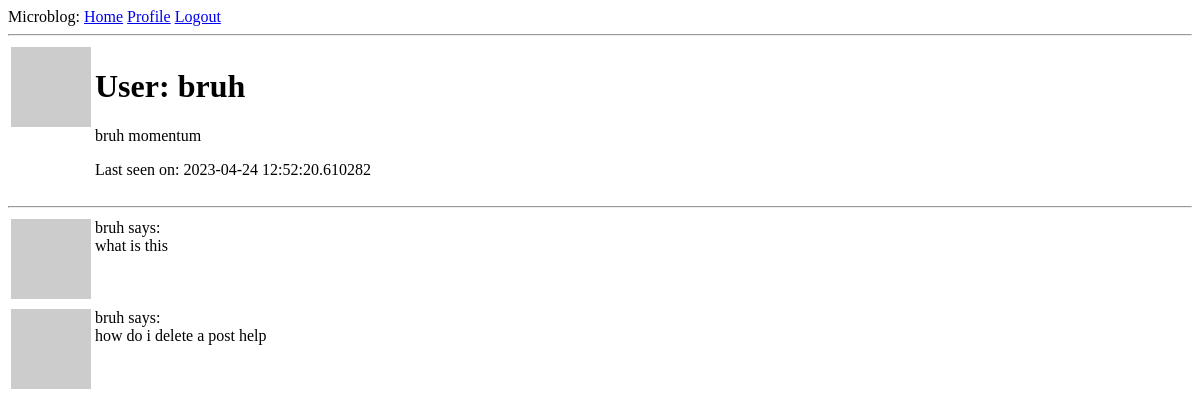
Before: /user/bruh (signed in) with the older database file.
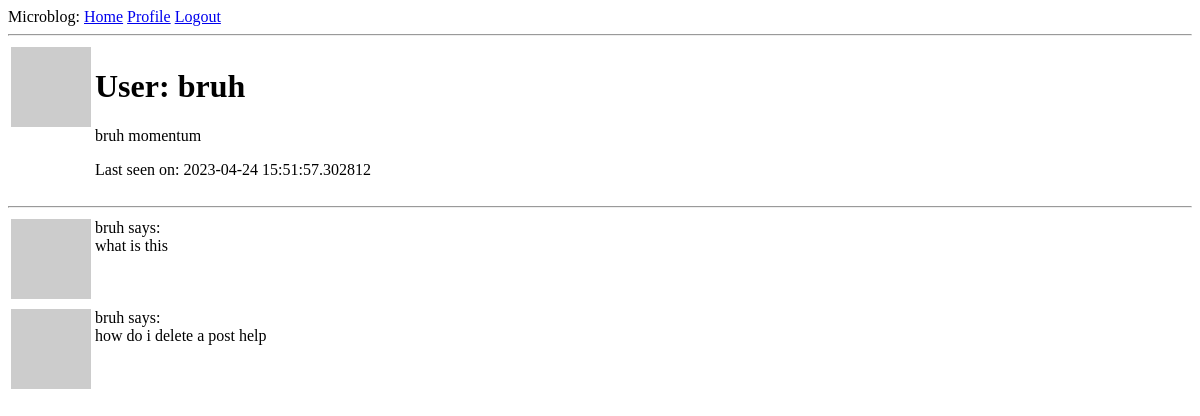
After: the same page with the newer database file.
### app/models.py (models this page shows, shortened)
class User(UserMixin, db.Model):
    id = db.Column(db.Integer, primary_key=True)
    username = db.Column(db.String(64), index=True, unique=True)
    email = db.Column(db.String(128), index=True, unique=True)
    password_hash = db.Column(db.String(128))
    posts = db.relationship('Post', backref='author', lazy='dynamic')
    about_me = db.Column(db.String(256))
    last_seen = db.Column(db.DateTime, default=datetime.utcnow)
    def avatar(self, size):
        digest = md5(self.email.lower().encode('utf-8')).hexdigest()
        return f'https://gravatar.com/avatar/{digest}?d=identicon&s={size}'

### app/routes.py (the view)
@app.route('/user/<username>')
@login_required
def user(username):
    user = User.query.filter_by(username=username).first_or_404()
    posts = [
        {'author': user, 'body': 'what is this'},
        {'author': user, 'body': 'how do i delete a post help'}
    ]
    return render_template('user.html', user=user, posts=posts)

### app/models.py (called while the page is built)
@login.user_loader
def load_user(id):
    return User.query.get(int(id))

### app/routes.py (called while the page is built)
@app.before_request
def before_request():
    if current_user.is_authenticated:
        current_user.last_seen = datetime.utcnow()
        db.session.commit()

### app/templates/user.html (shortened to what this page needs)
{% extends "base.html" %}
{% block content %}
    <table>
        <tr valign="top">
            <td><img src="{{ user.avatar(128)}}"></td>
            <td>
                <h1>User: {{ user.username }} </h1>
                {% if user.about_me %}<p>{{ user.about_me }}</p>{% endif %}
                {% if user.last_seen %}<p>Last seen on: {{ user.last_seen }}</p>{% endif %}
            </td>
        </tr>
    </table>
    <hr>
    {% for post in posts %}
        {% include '_post.html' %}
    {% endfor %}
{% endblock %}

### app/templates/base.html (shortened to what this page needs)
<!DOCTYPE html>
<html>
    <head>
    </head>
    <body>
        <div>
          Microblog:
          <a href="{{ url_for('index') }}">Home</a>
          {% if current_user.is_anonymous %}
          <a href="{{ url_for('login') }}">Login</a>
          {% else %}
          <a href="{{ url_for('user', username=current_user.username) }}">Profile</a>
          <a href="{{ url_for('logout') }}">Logout</a>
          {% endif %}
        </div>
        <hr>
        {% block content %}{% endblock %}
    </body>
</html>

### app/templates/_post.html
<table>
    <tr valign="top">
        <td><img src="{{ post.author.avatar(36) }}"></td>
        <td>{{ post.author.username }} says:<br>{{ post.body }} </td>
    </tr>
</table>

Changed rows visible on the page:
changed User "bruh": last_seen "2023-04-24 12:52:20.610282" → "2023-04-24 15:51:57.302812"
